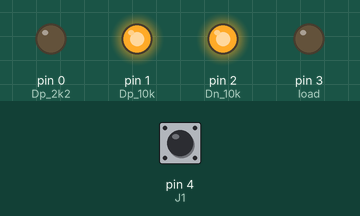
Bench run of a sketch on a simulated Arduino Uno, built with avr-gcc and run on an emulated ATmega328P. On the bench: output pins drawn as LEDs (lit = HIGH). Inputs (shaded band) come from the test bench; at power-on: pin 4 (J1) HIGH.

Above: at 6.4 s.
At 8.4 s:
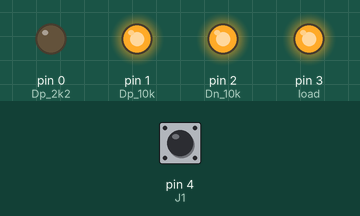
Timing chart, 0 to 11.4 s (numbered marks = the images above):
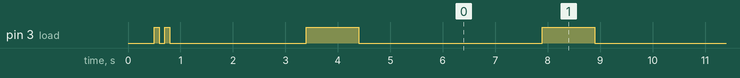

Measured:
- by itself, pin 3 (load): HIGH → LOW at 0.60 s, → HIGH 0.10 s later, → LOW 0.10 s later, → HIGH 2.6 s later, … (19 changes in this stretch)

The sketch:

QC2_adapter_board_ATTiny_Code.ino
```cpp
// (licence header left out)
const int J1 = 4;
const int Dp_2k2 = 0;
const int Dp_10k = 1;
const int Dn_10k = 2;
const int load = 3;

bool active_9V = 0;

void setup()
{
  delay(500);

  pinMode(load, OUTPUT);
  pinMode(J1, INPUT_PULLUP);

  blink_load(2, 100);

  // Quickcharge Init
  pinMode(Dn_10k, INPUT);
  pinMode(Dp_2k2, INPUT);
  pinMode(Dp_10k, OUTPUT);
  digitalWrite(Dp_10k, HIGH);
  delay(2000);
  pinMode(Dn_10k, OUTPUT);
  digitalWrite(Dn_10k, LOW);
  delay(500);
  // End of Quickcharge Init

  digitalWrite(load, HIGH);
  delay(500);

  if (digitalRead(J1) == LOW) //Jumper is set, Output 9V
  {
    // Quickcharge set 9V
    pinMode(Dp_2k2, OUTPUT);
    digitalWrite(Dp_2k2, HIGH);
    digitalWrite(Dn_10k, HIGH);
    // End of Quickcharge set 9V

    blink_load(2, 500);
    active_9V = true;
  }
  else  //Jumper is not set, Output 12V
  {
    // Quickcharge set 12V
    pinMode(Dp_2k2, OUTPUT);
    digitalWrite(Dp_2k2, LOW);
    digitalWrite(Dn_10k, HIGH);
    // End of Quickcharge set 12V

    blink_load(1, 500);
    active_9V = false;
  }
}

void loop()
{
  delay(3000);

  if (active_9V)
  {
    blink_load(2, 1000);
  }
  else
  {
    blink_load(1, 1000);
  }

}


void blink_load(int x, int delaytime)
{
  for (int i = 0; i < x ; i++)
  {
    digitalWrite(load, HIGH);
    delay(delaytime);
    digitalWrite(load, LOW);
    delay(delaytime);
  }
}
```
